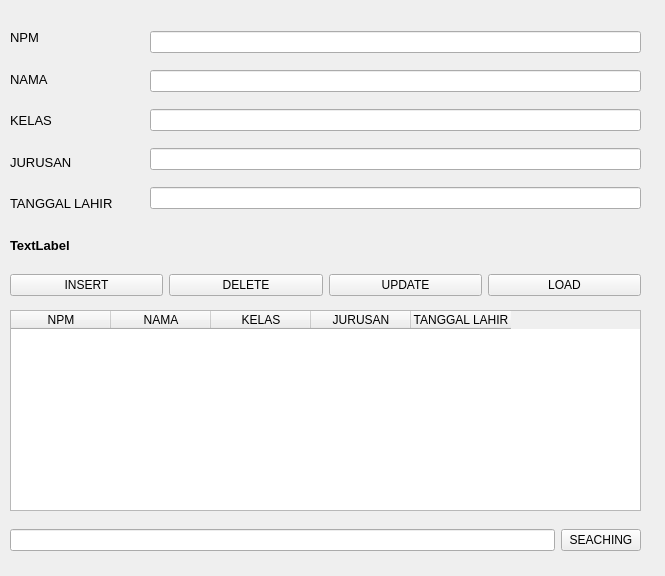
<?xml version="1.0" encoding="UTF-8"?>
<ui version="4.0">
 <class>Form</class>
 <widget class="QWidget" name="Form">
  <property name="geometry">
   <rect>
    <x>0</x>
    <y>0</y>
    <width>665</width>
    <height>576</height>
   </rect>
  </property>
  <property name="windowTitle">
   <string>Form</string>
  </property>
  <widget class="QWidget" name="verticalLayoutWidget">
   <property name="geometry">
    <rect>
     <x>10</x>
     <y>20</y>
     <width>141</width>
     <height>201</height>
    </rect>
   </property>
   <layout class="QVBoxLayout" name="verticalLayout">
    <item>
     <widget class="QLabel" name="label_2">
      <property name="font">
       <font>
        <pointsize>10</pointsize>
       </font>
      </property>
      <property name="text">
       <string>NPM</string>
      </property>
     </widget>
    </item>
    <item>
     <widget class="QLabel" name="label">
      <property name="font">
       <font>
        <pointsize>10</pointsize>
       </font>
      </property>
      <property name="text">
       <string>NAMA</string>
      </property>
     </widget>
    </item>
    <item>
     <widget class="QLabel" name="label_4">
      <property name="font">
       <font>
        <pointsize>10</pointsize>
       </font>
      </property>
      <property name="text">
       <string>KELAS</string>
      </property>
     </widget>
    </item>
    <item>
     <widget class="QLabel" name="label_5">
      <property name="font">
       <font>
        <pointsize>10</pointsize>
       </font>
      </property>
      <property name="text">
       <string>JURUSAN</string>
      </property>
     </widget>
    </item>
    <item>
     <widget class="QLabel" name="label_3">
      <property name="font">
       <font>
        <pointsize>10</pointsize>
       </font>
      </property>
      <property name="text">
       <string>TANGGAL LAHIR</string>
      </property>
     </widget>
    </item>
   </layout>
  </widget>
  <widget class="QWidget" name="verticalLayoutWidget_2">
   <property name="geometry">
    <rect>
     <x>150</x>
     <y>20</y>
     <width>491</width>
     <height>201</height>
    </rect>
   </property>
   <layout class="QVBoxLayout" name="verticalLayout_2">
    <item>
     <widget class="QLineEdit" name="lineNpm"/>
    </item>
    <item>
     <widget class="QLineEdit" name="lineNama"/>
    </item>
    <item>
     <widget class="QLineEdit" name="lineKelas"/>
    </item>
    <item>
     <widget class="QLineEdit" name="lineJurusan"/>
    </item>
    <item>
     <widget class="QLineEdit" name="lineTanggalLahir"/>
    </item>
   </layout>
  </widget>
  <widget class="QWidget" name="horizontalLayoutWidget">
   <property name="geometry">
    <rect>
     <x>10</x>
     <y>270</y>
     <width>631</width>
     <height>31</height>
    </rect>
   </property>
   <layout class="QHBoxLayout" name="horizontalLayout_2">
    <item>
     <widget class="QPushButton" name="insertMahasiswa">
      <property name="text">
       <string>INSERT</string>
      </property>
     </widget>
    </item>
    <item>
     <widget class="QPushButton" name="DeleteMahasiswa">
      <property name="text">
       <string>DELETE</string>
      </property>
     </widget>
    </item>
    <item>
     <widget class="QPushButton" name="UpdateMahasiswa">
      <property name="text">
       <string>UPDATE</string>
      </property>
     </widget>
    </item>
    <item>
     <widget class="QPushButton" name="LoadMahasiswa">
      <property name="text">
       <string>LOAD</string>
      </property>
     </widget>
    </item>
   </layout>
  </widget>
  <widget class="QLabel" name="label_6">
   <property name="geometry">
    <rect>
     <x>10</x>
     <y>235</y>
     <width>131</width>
     <height>21</height>
    </rect>
   </property>
   <property name="font">
    <font>
     <pointsize>10</pointsize>
     <weight>75</weight>
     <bold>true</bold>
    </font>
   </property>
   <property name="text">
    <string>TextLabel</string>
   </property>
  </widget>
  <widget class="QWidget" name="verticalLayoutWidget_4">
   <property name="geometry">
    <rect>
     <x>10</x>
     <y>310</y>
     <width>631</width>
     <height>201</height>
    </rect>
   </property>
   <layout class="QVBoxLayout" name="verticalLayout_4">
    <item>
     <widget class="QTableWidget" name="tableWidget">
      <column>
       <property name="text">
        <string>NPM</string>
       </property>
      </column>
      <column>
       <property name="text">
        <string>NAMA</string>
       </property>
      </column>
      <column>
       <property name="text">
        <string>KELAS</string>
       </property>
      </column>
      <column>
       <property name="text">
        <string>JURUSAN</string>
       </property>
      </column>
      <column>
       <property name="text">
        <string>TANGGAL LAHIR</string>
       </property>
      </column>
     </widget>
    </item>
   </layout>
  </widget>
  <widget class="QWidget" name="horizontalLayoutWidget_2">
   <property name="geometry">
    <rect>
     <x>10</x>
     <y>520</y>
     <width>631</width>
     <height>41</height>
    </rect>
   </property>
   <layout class="QHBoxLayout" name="horizontalLayout_3">
    <item>
     <widget class="QLineEdit" name="lineSearch"/>
    </item>
    <item>
     <widget class="QPushButton" name="SearchMahasiswa">
      <property name="text">
       <string>SEACHING</string>
      </property>
     </widget>
    </item>
   </layout>
  </widget>
 </widget>
 <resources/>
 <connections/>
</ui>
